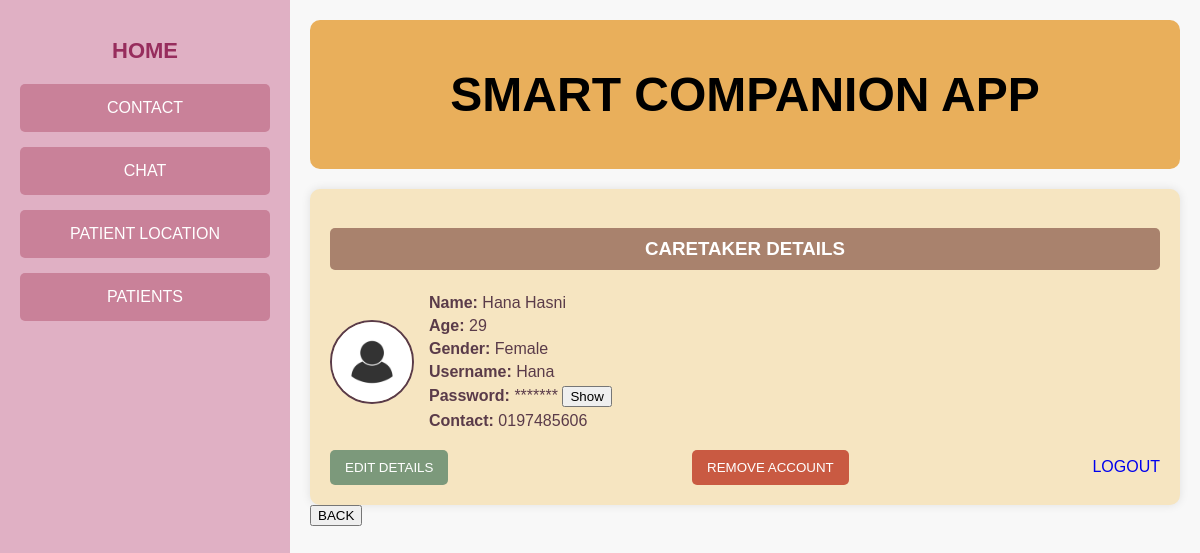
The app's page /careprofile (signed in) with its own data.
### tables this page shows
CREATE TABLE caretaker (
            id INTEGER PRIMARY KEY AUTOINCREMENT,
            name TEXT NOT NULL,
            age TEXT NOT NULL,
            gender TEXT NOT NULL,
            username TEXT NOT NULL,
            password TEXT NOT NULL,
            ph_num TEXT NOT NULL
        );

### app.py (the view)
@app.route("/careprofile",  methods=["GET", "POST"])
def careprofile():
    db = get_db()
    cursor = db.cursor()
    care_id = session.get('care_id')
    str_care_id = str(care_id)
    if not care_id:
        return redirect(url_for('login'))
    cursor.execute('SELECT * FROM caretaker WHERE id = ?',(care_id,))
    caretaker = cursor.fetchone()
    db.close()
    with open("static/img_log/caretaker/"+ str_care_id + ".txt", "r") as file:
        image_name = str(file.read())
        image_url= url_for('static', filename='uploads/'+ image_name )
    return render_template("Caretaker/c_profile.html", caretaker=caretaker, image_url=image_url, image_name=image_name)

### app.py (called while the page is built)
def get_db():
    if 'db' not in g:
        g.db = sqlite3.connect('project.db')
        g.db.row_factory = sqlite3.Row
    return g.db

### templates/Caretaker/c_profile.html (shortened to what this page needs)
<!DOCTYPE html>
<html lang="en">
<head>
    <link rel="stylesheet" href="static/profile.css">
</head>
<body>
    <div class="container">
        <div class="sidebar">
            <a href="{{ url_for('caretaker') }}"><h2>HOME</h2></a>
            <a href="{{ url_for('contactcare') }}"><button class="nav-btn">CONTACT</button></a>
            <a href="{{ url_for('chatcare') }}"><button class="nav-btn">CHAT</button></a>
            <a href="{{ url_for('locationcare') }}"><button class="nav-btn">PATIENT LOCATION</button></a>
            <a href="{{ url_for('patientscare') }}"><button class="nav-btn">PATIENTS</button></a>
        </div>
        <div class="profile-section">
            <div class="header">
                <h1>SMART COMPANION APP</h1>
            </div>
            <div class="profile-card">
                <h3>CARETAKER DETAILS</h3>
                 <div class="profile-content">
                    <img src="{{ image_url }}" alt="Profile Picture" class="profile-img">
                    <div class="profile-details">
                        <p><strong>Name:</strong> {{ caretaker['name'] }}</p>
                        <p><strong>Age:</strong> {{ caretaker['age'] }}</p>
                        <p><strong>Gender:</strong> {{ caretaker['gender'] }}</p>
                        <p><strong>Username:</strong> {{ caretaker['username'] }}</p>
                        <p>
                            <strong>Password:</strong>
                            <span id="password" data-password="{{ caretaker['password'] }}"  type="password">*******</span>
                            <button onclick="togglePassword()">Show</button>
                        </p>
                        <p><strong>Contact:</strong> {{ caretaker['ph_num'] }}</p>
                    </div>
                </div>
                <div class="buttons">
                    <button class="edit-btn" onclick="openPopup()">EDIT DETAILS</button>
                    <button class="remove-btn"  onclick="OpenPopup()">REMOVE ACCOUNT</button>
                    <a href="{{ url_for('logout') }}">LOGOUT</a>
                </div>
            </div>
            <a href="{{ url_for('caretaker') }}"><button class="back-btn">BACK</button></a>
        </div>
    </div>
</body>
</html>

### static/profile.css (style rules this page uses)
body { font-family: Arial, sans-serif; background-color: #f8f8f8; margin: 0; padding: 0; }
.container { display: flex; height: 100vh; }
.sidebar { width: 250px; background-color: #e0b0c4; padding: 20px; text-align: center; }
a { text-decoration: none; }
.sidebar h2 { color: #972d5d; font-size: 22px; margin-bottom: 20px; font-weight: bold; text-decoration: none; transition: color 0.3s ease; }
.nav-btn { display: block; width: 100%; padding: 15px; margin-bottom: 15px; background-color: #c98199; border: none; color: white; font-size: 16px; cursor: pointer; border-radius: 5px; }
.profile-section { flex-grow: 1; padding: 20px; }
.header { background-color: #e9af5b; padding: 15px; text-align: center; font-size: 24px; font-weight: bold; border-radius: 10px; }
.profile-card { background-color: #f6e5c1; padding: 20px; border-radius: 10px; margin-top: 20px; box-shadow: 0 0 10px rgba(0, 0, 0, 0.1); }
.profile-card h3 { background-color: #a9826d; color: white; text-align: center; padding: 10px; border-radius: 5px; }
.profile-content { display: flex; align-items: center; margin-top: 15px; }
.profile-img { width: 80px; height: 80px; border-radius: 50%; margin-right: 15px; border: 2px solid #5a3b49; }
.profile-details p { font-size: 16px; color: #5a3b49; margin: 5px 0; }
.buttons { display: flex; justify-content: space-between; align-items: center; margin-top: 15px; }
.edit-btn { background-color: #7c997b; color: white; padding: 10px 15px; border: none; border-radius: 5px; cursor: pointer; }
.remove-btn { background-color: #c95a42; color: white; padding: 10px 15px; border: none; border-radius: 5px; cursor: pointer; }

### records on screen
caretaker: name "Hana Hasni", age "29", gender "Female", username "Hana", ph_num "0197485606"
